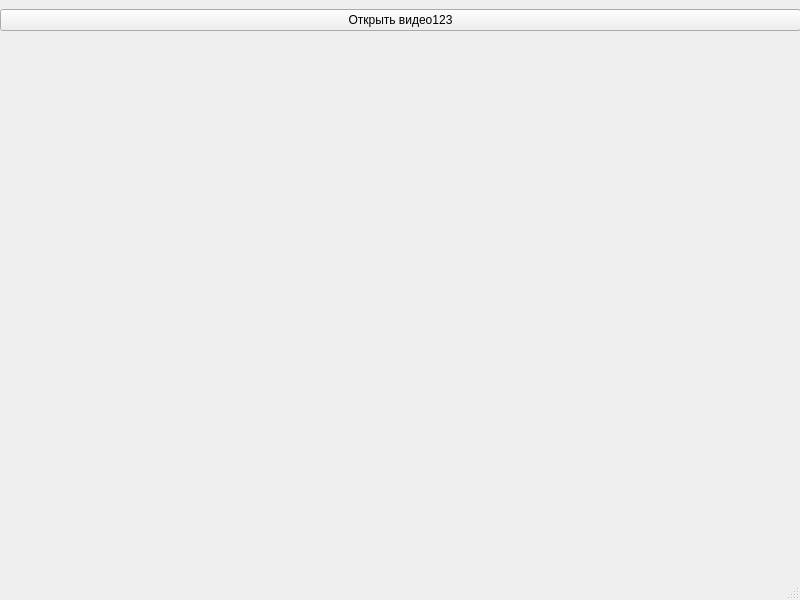
<?xml version="1.0" encoding="UTF-8"?>
<ui version="4.0">
 <class>MainWindow</class>
 <widget class="QMainWindow" name="MainWindow">
  <property name="geometry">
   <rect>
    <x>0</x>
    <y>0</y>
    <width>800</width>
    <height>600</height>
   </rect>
  </property>
  <property name="windowTitle">
   <string>MainWindow</string>
  </property>
  <widget class="QWidget" name="centralwidget">
   <widget class="QWidget" name="verticalLayoutWidget">
    <property name="geometry">
     <rect>
      <x>0</x>
      <y>0</y>
      <width>801</width>
      <height>41</height>
     </rect>
    </property>
    <layout class="QVBoxLayout" name="verticalLayout">
     <item>
      <widget class="QPushButton" name="pushButton">
       <property name="text">
        <string>Открыть видео123</string>
       </property>
      </widget>
     </item>
    </layout>
   </widget>
  </widget>
  <widget class="QMenuBar" name="menubar">
   <property name="geometry">
    <rect>
     <x>0</x>
     <y>0</y>
     <width>800</width>
     <height>22</height>
    </rect>
   </property>
  </widget>
  <widget class="QStatusBar" name="statusbar"/>
 </widget>
 <resources/>
 <connections/>
</ui>
